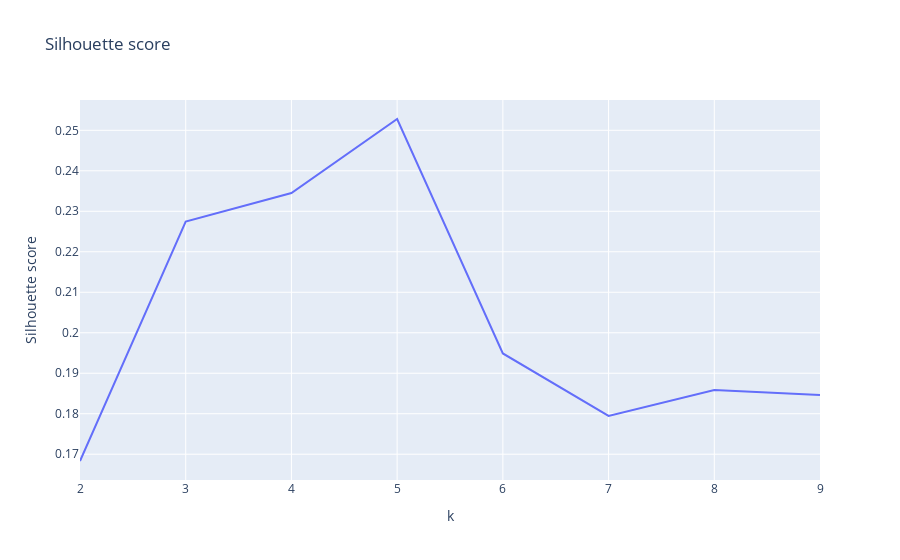

The cell this chart's notebook holds for it:
### Code cell
silhouette_scores = []

for k in range(2, 10):
    kmeans = KMeans(n_clusters=k, random_state=42, init="random", n_init="auto")
    kmeans.fit(df_cluster_product_ss)
    silhouette_scores.append(silhouette_score(df_cluster_product_ss, kmeans.labels_))

fig = px.line(
    x=range(2, 10),
    y=silhouette_scores,
    title="Silhouette score",
    labels={"x": "k", "y": "Silhouette score"},
)
fig.show()

### Figure 1 — Plotly figure (JSON) as saved in the notebook; plotly's stock layout.template omitted (floating-point values rounded to 4 significant figures)
{"data": [{"hovertemplate": "k=%{x}<br>Silhouette score=%{y}<extra></extra>", "legendgroup": "", "line": {"color": "#636efa", "dash": "solid"}, "mode": "lines", "name": "", "orientation": "v", "showlegend": false, "type": "scatter", "x": [2, 3, 4, 5, 6, 7, 8, 9], "xaxis": "x", "y": [0.1683, 0.2274, 0.2345, 0.2528, 0.1949, 0.1795, 0.1859, 0.1846], "yaxis": "y"}], "layout": {"legend": {"tracegroupgap": 0}, "title": {"text": "Silhouette score"}, "xaxis": {"anchor": "y", "domain": [0, 1], "title": {"text": "k"}}, "yaxis": {"anchor": "x", "domain": [0, 1], "title": {"text": "Silhouette score"}}}}
